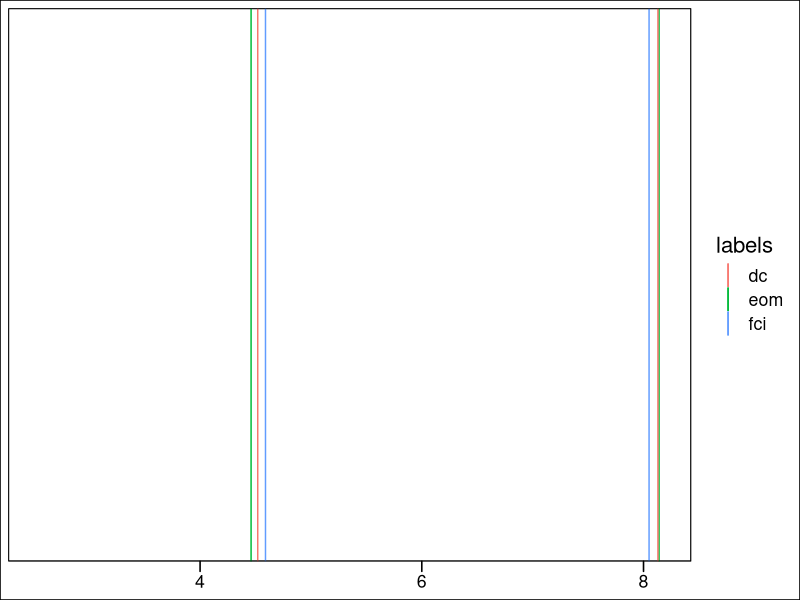
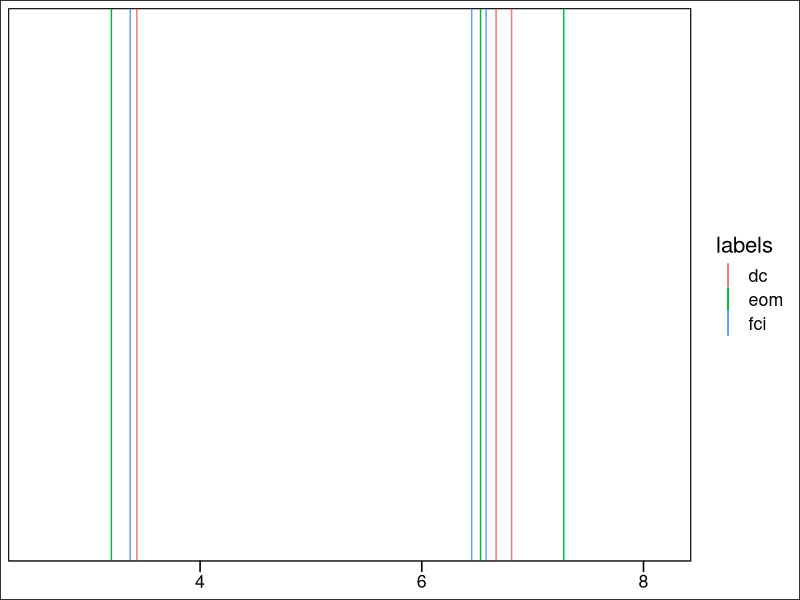
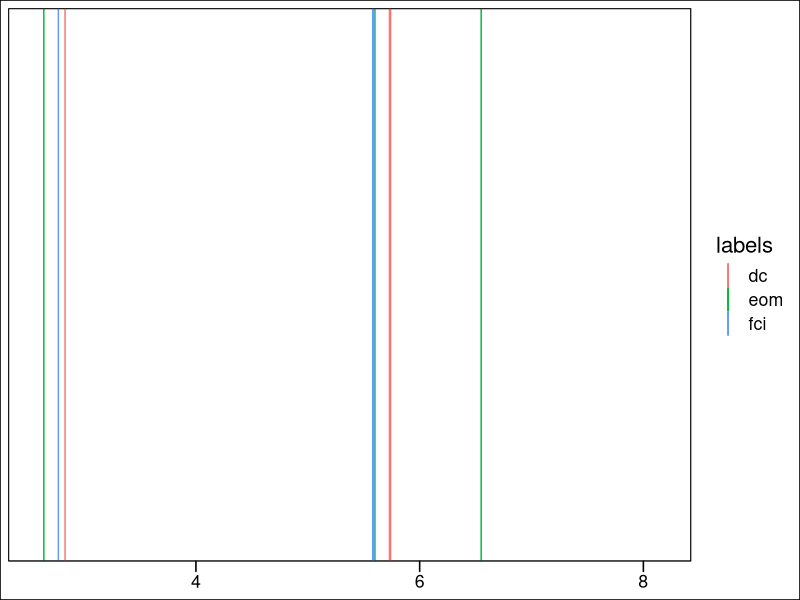

Write the R code that produced these figures, in order.
library(ggplot2)
library(ggthemes)

d <- data.frame(eth1=c(4.46, 4.52, 4.59), # 4.66,
                eth2=c(8.14, 8.13, 8.05), # 8.20,
                but1=c(3.20, 3.43, 3.37), # 3.58,
                but2=c(6.53, 6.67, 6.45), # 6.76,
                but3=c(7.28, 6.81, 6.58), # 7.14,
                hex1=c(2.64, 2.83, 2.77), # 3.01,
                hex2=c(5.60, 5.74, 5.59), # 5.89,
                hex3=c(6.55, 5.73, 5.58), # 4.21,
                labels=c("eom", "dc", "fci")) # "od",

print(d)
print(attributes(d))

eth <- (ggplot(d) +
        geom_vline(aes(xintercept=eth1, color=labels)) +
        geom_vline(aes(xintercept=eth2, color=labels)) +
        xlim(2.55, 8.15) +
        theme_base())
but <- (ggplot(d) +
        geom_vline(aes(xintercept=but1, color=labels)) +
        geom_vline(aes(xintercept=but2, color=labels)) +
        geom_vline(aes(xintercept=but3, color=labels)) +
        xlim(2.55, 8.15) +
        theme_base())
hex <- (ggplot(d) +
        geom_vline(aes(xintercept=hex1, color=labels)) +
        geom_vline(aes(xintercept=hex2, color=labels)) +
        geom_vline(aes(xintercept=hex3, color=labels)) +
        xlim(2.6, 8.15) +
        theme_base())

ggsave(file="eth.pdf", plot=eth, width=7, height=2)
ggsave(file="but.pdf", plot=but, width=7, height=2)
ggsave(file="hex.pdf", plot=hex, width=7, height=2)
